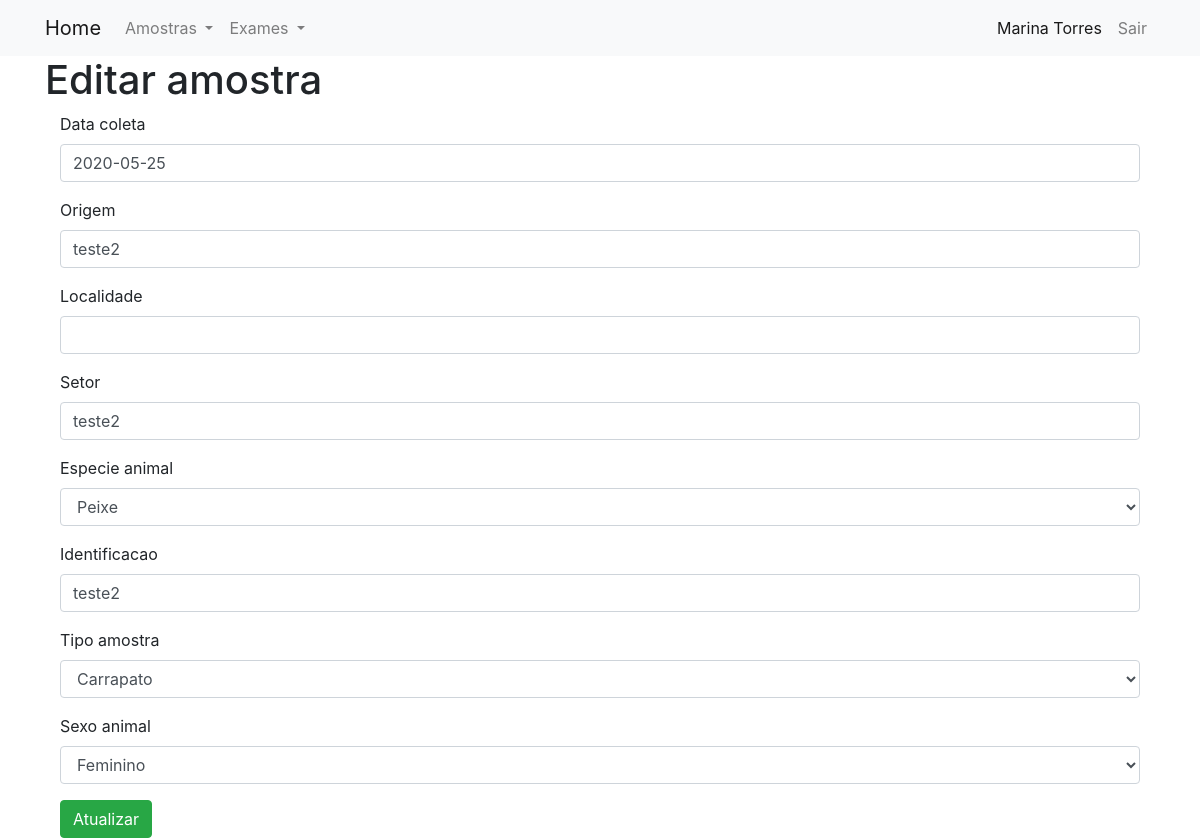
/editar/54?next=/ (signed in), run on an earlier commit of the app's database.
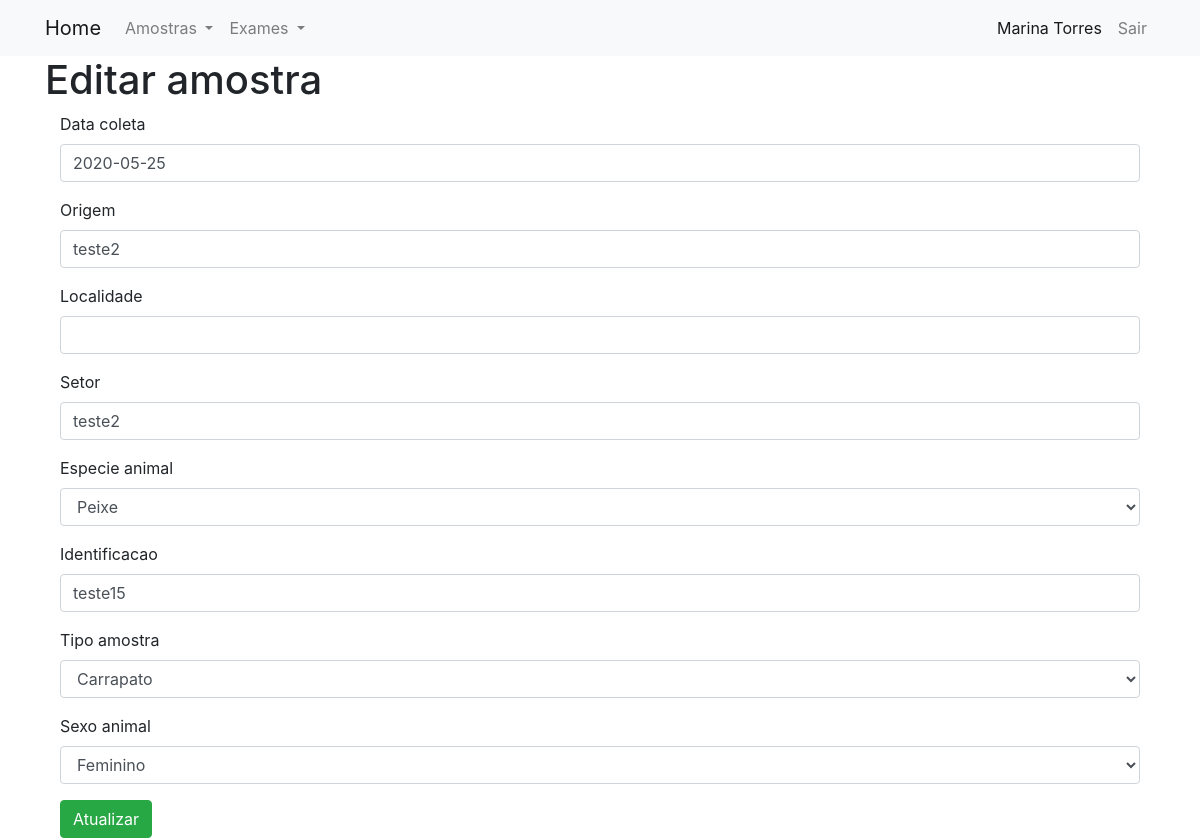
And on a later commit of the database.
### Amostra/models.py (models this page shows, shortened)
class Amostra(models.Model):
    identificacao = models.CharField(max_length=10)
    origem = models.CharField(max_length=200)
    responsavel = models.ForeignKey(User, on_delete=models.CASCADE, null = True, related_name='amostras')
    localidade = models.CharField(max_length=200, default=' ')
    setor = models.CharField(max_length=200)
    data_coleta = models.DateField(default=date.today)
    tipo_amostra = models.CharField(max_length=2, choices=TIPOS_AMOSTRA, default='OU')
    especie_animal = models.CharField(max_length=2, choices=ESPECIES_ANIMAIS,default='OU')
    sexo_animal = models.CharField(max_length=1, choices=SEXO, default='I')
    status = models.BooleanField(default=True)
    exame = models.ManyToManyField(Exame)
    class Meta:
        ordering = ['-data_coleta','origem','localidade','setor','especie_animal','identificacao','tipo_amostra']

### Amostra/views.py (the view, shortened to what this page needs)
# urls.py: path('editar/<int:pk>', views.EditarAmostra.as_view(), name='editar'),
class EditarAmostra(LoginRequiredMixin, generic.UpdateView):
    model = Amostra
    fields = ['data_coleta', 'origem', 'localidade', 'setor','especie_animal', 'identificacao', 'tipo_amostra','sexo_animal']
    template_name = 'Amostra/amostra_update_form.html'

### templates/Amostra/amostra_update_form.html (shortened to what this page needs)
{% extends "base.html" %}
{% load bootstrap4 %}
{% block content %}
	<h1>Editar amostra</h1>
    <div class="container">
        <form method="post">
          {% bootstrap_form form %}
          <input type="submit" class="btn btn-success" name="" value="Atualizar" >
        </form>
      </div>
{% endblock %}

What changed in the data, as far as the page shows it:
changed Amostra "teste2": identificacao "teste2" → "teste15"
